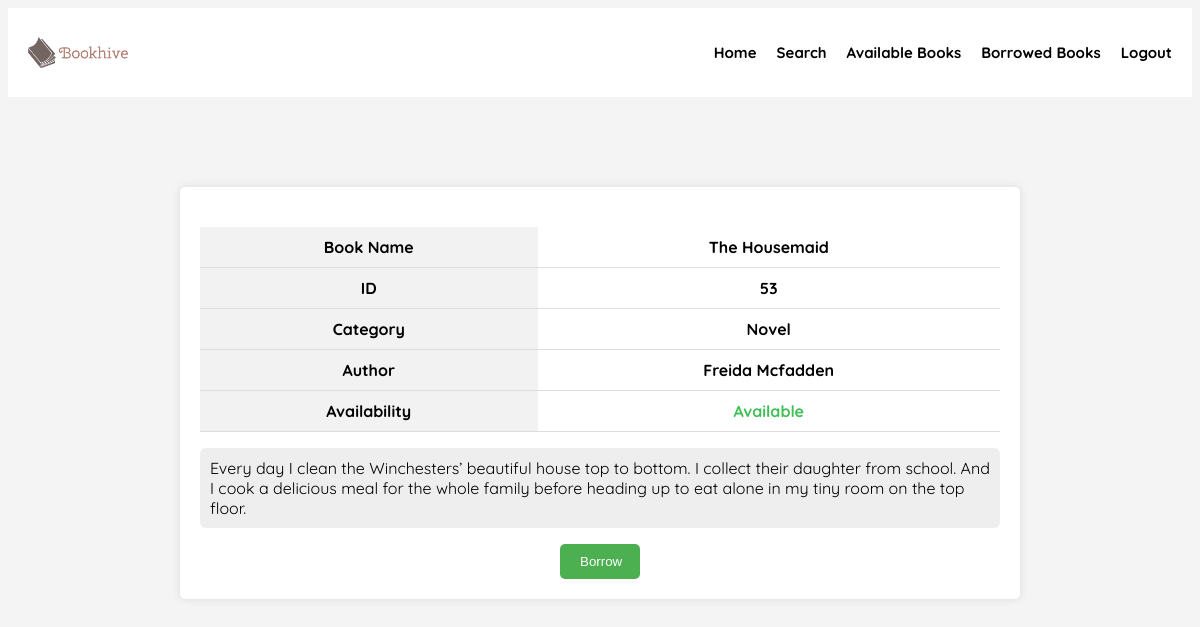
Screenshot of /user_interface/available_books_user/53/ with the database file from the repository.
### pages/models.py (models this page shows, shortened)
class Book(models.Model):
    id = models.IntegerField(primary_key=True)
    name = models.CharField(max_length=50)
    author = models.CharField(max_length=50)
    category = models.CharField(max_length=50)
    description = models.TextField()
    available = models.BooleanField(default=True)
    class Meta:
        ordering = ['id']

### pages/views.py (the view)
# urls.py: path('user_interface/available_books_user/<int:id>/', views.book_profile, name='book-profile'),
def book_profile(request, id):
    if request.method == 'POST':
        bookid = request.POST.get('id')
        name = request.POST.get('username')
        Book.objects.filter(id = bookid).update(available = False)
        borrow = BookBorrow(username = name, bookId = bookid)
        borrow.save()
        return JsonResponse({'success': True})
    else:
        return render(request, "book_profile.html", {'book': Book.objects.get(id=id)})

### pages/templates/book_profile.html (shortened to what this page needs)
{% extends "base_user.html" %}
{% load static %}
{% block static_cssFile %}
<link rel="stylesheet" href="{% static 'css/book_profile.css' %}">
{% endblock %}
{% block bodyContent %}
<div class="container">
    <table>
        <tr>
            <th>Book Name</th>
            <td class="name">{{book.name}}</td>
        </tr>
        <tr>
            <th>ID</th>
            <td class="id">{{book.id}}</td>
        </tr>
        <tr>
            <th>Category</th>
            <td class="category">{{book.category}}</td>
        </tr>
        <tr>
            <th>Author</th>
            <td class="author">{{book.author}}</td>
        </tr>
        <tr>
            <th>Availability</th>
            {% if book.available %}
            <td class="availability" style="color: rgb(64, 192, 87);">Available</td>
            {% else %}
            <td class="availability" style="color: rgb(230, 34, 77);">Not Available</td>
            {% endif %}
        </tr>
    </table>
    <p name="description" class="description">{{book.description}}</p>
    <div class="div-borrow">
        <button class="borrow">Borrow</button>
    </div>
</div>
{% endblock %}

### library/static/css/nav_style.css (style rules this page uses)
html { font-family: Quicksand, sans-serif; background-color: #f4f4f4; }

### library/static/css/book_profile.css (style rules this page uses)
.container { max-width: 800px; margin: 70px auto; padding: 20px; background-color: #fff; border-radius: 5px; box-shadow: 0 0 10px rgba(0, 0, 0, 0.1); }
table { width: 100%; border-collapse: collapse; margin-top: 20px; }
th, td { padding: 10px; border-bottom: 1px solid #ddd; font-weight: bold; }
td { text-align: center; }
th { background-color: #f2f2f2; }
.description { background-color: #eee; padding: 10px; border-radius: 6px; }
.div-borrow { text-align: center; }
.borrow { display: inline-block; width: 80px; padding: 10px 20px; background-color: #4CAF50; color: #fff; text-decoration: none; border-radius: 5px; border: none; transition: background-color 0.3s ease; cursor: pointer; }

### rows the page displays
Book: name "The Housemaid", id "53", category "Novel", author "Freida Mcfadden", description "Every day I clean the Winchesters’ beautiful house top to bottom. I collect their daughter from school. And I cook a delicious meal for the whole family before heading up to eat alone in my tiny room on the top floor."
